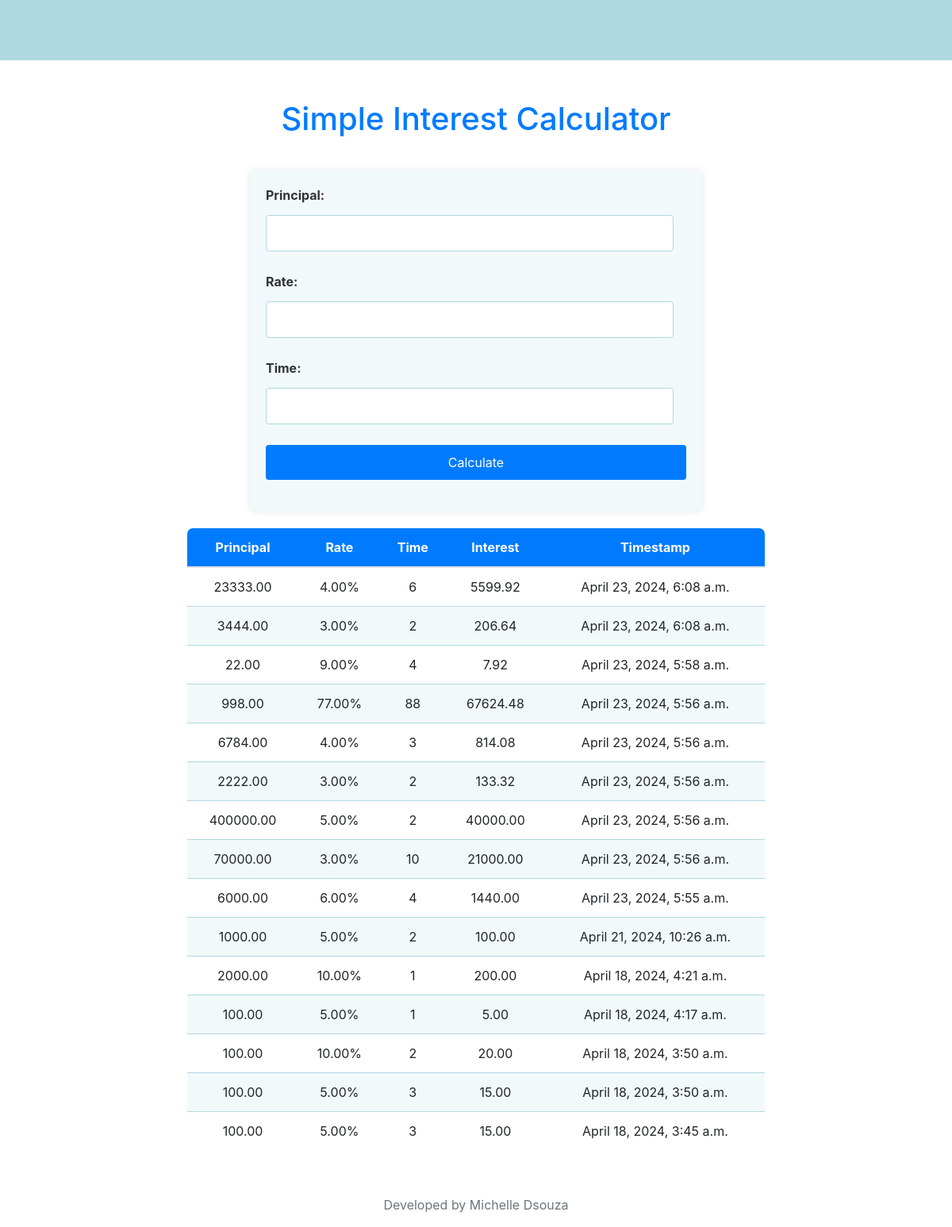
The page / on the database its author committed.
### calculator/models.py (models this page shows)
class Calculation(models.Model):
    principal = models.DecimalField(max_digits=10, decimal_places=2)
    rate = models.DecimalField(max_digits=5, decimal_places=2)
    time = models.IntegerField()
    result = models.DecimalField(max_digits=10, decimal_places=2)
    timestamp = models.DateTimeField(auto_now_add=True)

### calculator/views.py (the view)
# urls.py: path('', views.index, name='index'),
def index(request):
    if request.method == 'POST':
        form = calculationForm(request.POST)
        if form.is_valid():
            instance = form.save(commit = False)
            instance.result = instance.principal * (instance.rate/100) * instance.time
            instance.save()
            return redirect('index')
    else:
        form = calculationForm()
    calculations = Calculation.objects.all().order_by('-timestamp')
    return render(request, 'index.html', {'form': form, 'calculations': calculations})

### calculator/forms.py
class calculationForm(forms.ModelForm):
    class Meta:
        model = Calculation
        fields = ['principal', 'rate', 'time']

### calculator/templates/index.html (shortened to what this page needs)
<!DOCTYPE html>
<html>
<head>
    <link rel="stylesheet" href="https://stackpath.bootstrapcdn.com/bootstrap/4.4.1/css/bootstrap.min.css">
</head>
<body>
    <nav class="navbar navbar-expand-lg navbar-dark navbar-custom">
        <div class="container">
        </div>
    </nav>
    <div class="container">
        <h1>Simple Interest Calculator</h1>
        <div class="row">
            <div class="col-md-6 offset-md-3 content-section">
                <form method="POST">
                    {{ form.as_p }}
                    <button type="submit" class="btn btn-primary">Calculate</button>
                </form>
            </div>
        </div>
        <div class="row">
            <div class="col-md-8 offset-md-2">
                <div class="table-responsive">
                    <table class="table">
                        <thead>
                            <tr>
                                <th>Principal</th>
                                <th>Rate</th>
                                <th>Time</th>
                                <th>Interest</th>
                                <th>Timestamp</th>
                            </tr>
                        </thead>
                        <tbody>
                            {% for calculation in calculations %}
                            <tr>
                                <td>{{ calculation.principal }}</td>
                                <td>{{ calculation.rate }}%</td>
                                <td>{{ calculation.time }}</td>
                                <td>{{ calculation.result }}</td>
                                <td>{{ calculation.timestamp }}</td>
                            </tr>
                            {% endfor %}
                        </tbody>
                    </table>
                </div>
            </div>
        </div>
    </div>
    <div class="footer-text">
        <p>Developed by Michelle Dsouza

### calculator/templates/index.html (style rules this page uses)
.navbar-custom { background-color: #aed9e0; }
.container { margin-top: 50px; }
h1 { text-align: center; color: #007bff; margin-bottom: 40px; }
.content-section { background-color: #f2f9fb; padding: 20px; border-radius: 8px; box-shadow: 0 0 10px rgba(0, 0, 0, 0.1); }
form { margin-bottom: 20px; }
.table { margin-top: 20px; border: 1px solid #aed9e0; border-radius: 8px; overflow: hidden; }
.table th { background-color: #007bff; color: #fff; padding: 12px; font-weight: bold; }
.table td, .table th { padding: 12px; text-align: center; border-bottom: 1px solid #aed9e0; }
.table tbody tr:nth-child(even) { background-color: #f2f9fb; }
.btn-primary { width: 100%; background-color: #007bff; border: none; border-radius: 4px; padding: 10px; color: #fff; cursor: pointer; transition: background-color 0.3s; }
input[type="number"] { width: calc(100% - 16px); padding: 10px; margin-top: 5px; margin-bottom: 10px; box-sizing: border-box; border: 1px solid #aed9e0; border-radius: 4px; transition: border-color 0.3s; }
label { font-weight: bold; color: #333; }
.footer-text { text-align: center; margin-top: 40px; color: #6c757d; }

### rows shown on the page
Calculation: principal "23333.00", rate "4.00", time "6", result "5599.92", timestamp "April 23, 2024, 6:08 a.m."
Calculation: principal "3444.00", rate "3.00", time "2", result "206.64", timestamp "April 23, 2024, 6:08 a.m."
Calculation: principal "22.00", rate "9.00", time "4", result "7.92", timestamp "April 23, 2024, 5:58 a.m."
Calculation: principal "998.00", rate "77.00", time "88", result "67624.48", timestamp "April 23, 2024, 5:56 a.m."
Calculation: principal "6784.00", rate "4.00", time "3", result "814.08", timestamp "April 23, 2024, 5:56 a.m."
Calculation: principal "2222.00", rate "3.00", time "2", result "133.32", timestamp "April 23, 2024, 5:56 a.m."
Calculation: principal "400000.00", rate "5.00", time "2", result "40000.00", timestamp "April 23, 2024, 5:56 a.m."
Calculation: principal "70000.00", rate "3.00", time "10", result "21000.00", timestamp "April 23, 2024, 5:56 a.m."
Calculation: principal "6000.00", rate "6.00", time "4", result "1440.00", timestamp "April 23, 2024, 5:55 a.m."
Calculation: principal "1000.00", rate "5.00", time "2", result "100.00", timestamp "April 21, 2024, 10:26 a.m."
Calculation: principal "2000.00", rate "10.00", time "1", result "200.00", timestamp "April 18, 2024, 4:21 a.m."
Calculation: principal "100.00", rate "5.00", time "1", result "5.00", timestamp "April 18, 2024, 4:17 a.m."
Calculation: principal "100.00", rate "10.00", time "2", result "20.00", timestamp "April 18, 2024, 3:50 a.m."
Calculation: principal "100.00", rate "5.00", time "3", result "15.00", timestamp "April 18, 2024, 3:50 a.m."
Calculation: principal "100.00", rate "5.00", time "3", result "15.00", timestamp "April 18, 2024, 3:45 a.m."
